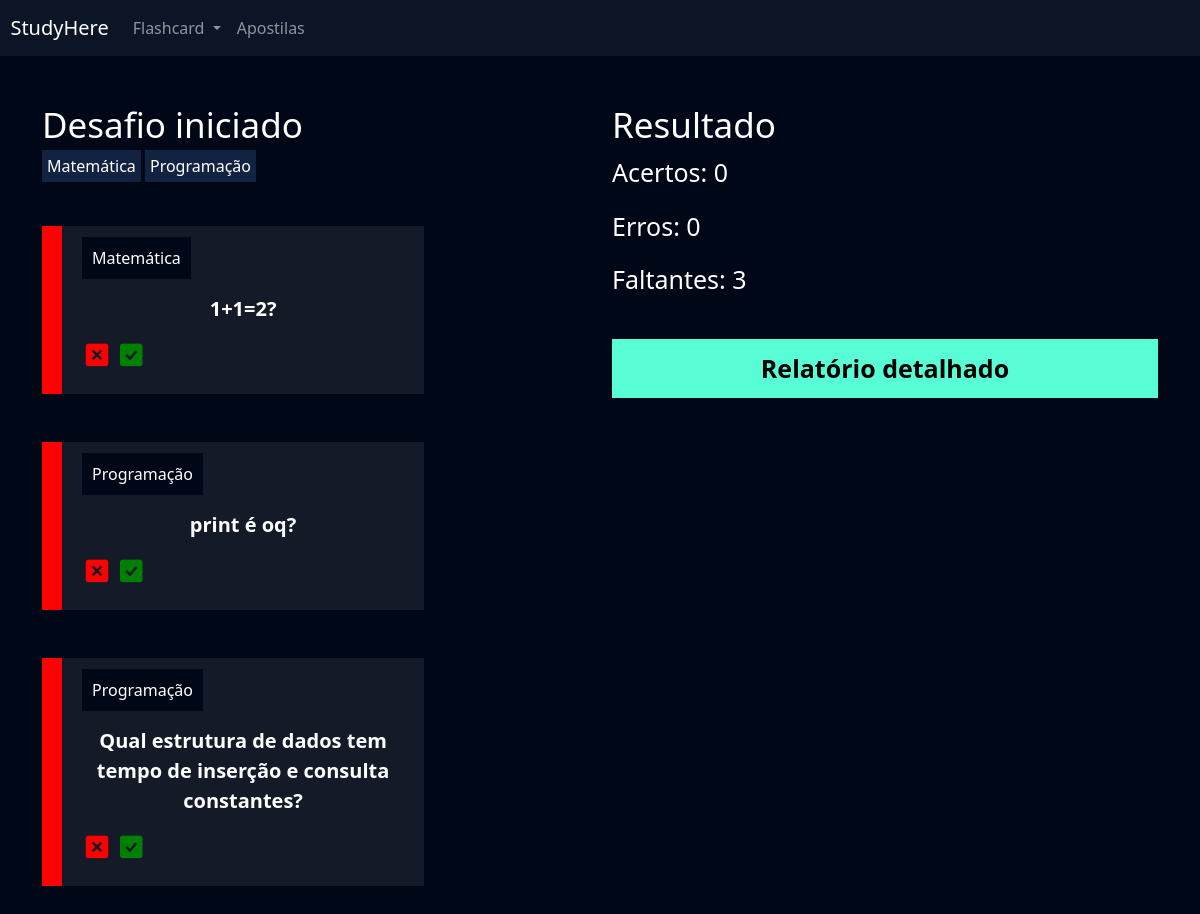
The page /flashcard/desafio/1/ (signed in) on the database as committed earlier.
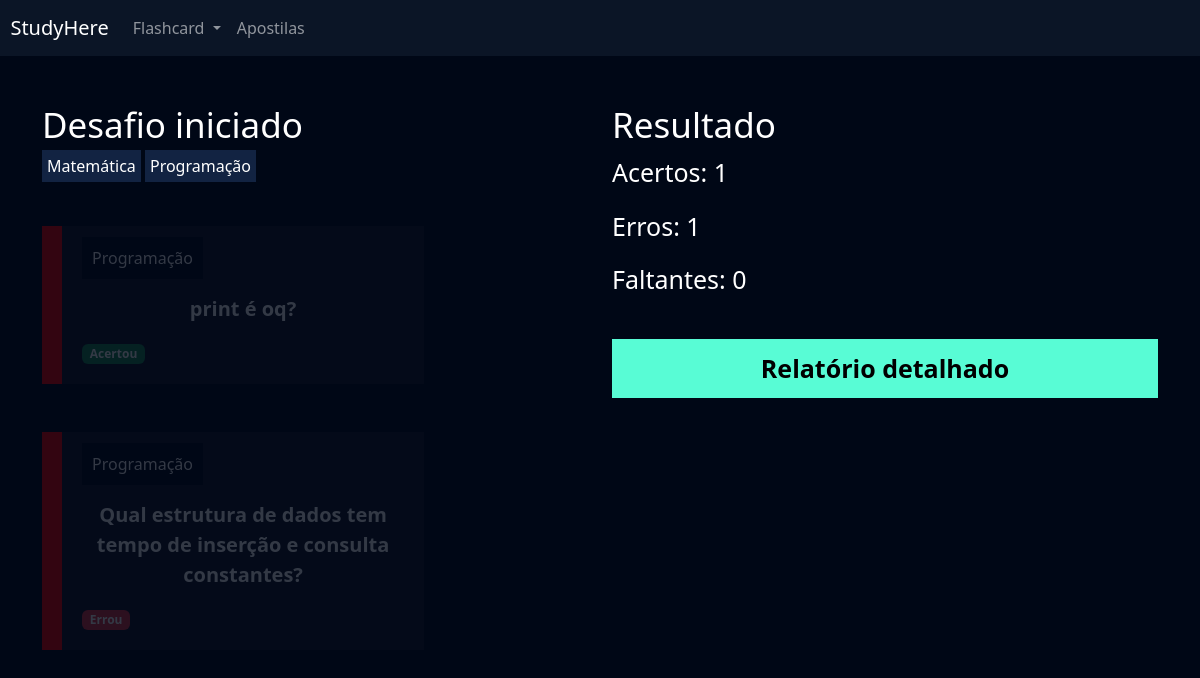
The same page on the database as committed later.
### flashcard/models.py (models this page shows, shortened)
class Categoria(models.Model):
    nome = models.CharField(max_length=20)
    def __str__(self):
        return self.nome

class FlashcardDesafio(models.Model):
    flashcard = models.ForeignKey(Flashcard, on_delete=models.DO_NOTHING)
    respondido = models.BooleanField(default=False)
    acertou = models.BooleanField(default=False)
    def __str__(self):
        return self.flashcard.pergunta

class Flashcard(models.Model):
    DIFICULDADE_CHOICES = (('D', 'Difícil'), ('M', 'Médio'), ('F', 'Fácil'))
    user = models.ForeignKey(User, on_delete=models.DO_NOTHING)
    pergunta = models.CharField(max_length=100)
    resposta = models.TextField()
    categoria = models.ForeignKey(Categoria, on_delete=models.DO_NOTHING)
    dificuldade = models.CharField(max_length=1, choices=DIFICULDADE_CHOICES)
    @property
    def css_dificuldade(self):
        if self.dificuldade == 'F':
            return "flashcard-facil"
        elif self.dificuldade == 'M':
            return "flashcard-medio"
        elif self.dificuldade == 'D':
            return "flashcard-dificil"

### flashcard/views.py (the view)
# urls.py: path('desafio/<int:id>/', views.desafio, name="desafio"),
def desafio(request, id):
    desafio = Desafio.objects.get(id=id)
    if not desafio.user == request.user:
        raise Http404()
    if request.method == "GET":
        categorias = desafio.categoria.all()
        faltantes = desafio.flashcards.filter(respondido=0).count()
        erros = desafio.flashcards.filter(acertou=0).count() - faltantes
        acertos = desafio.flashcards.filter(acertou=1).count()
        if faltantes == 0:
            desafio.status = 'R'
            desafio.save()
        return render(request, "desafio.html", {"desafio":desafio, "acertos":acertos, "erros":erros, "faltantes":faltantes, "categorias": categorias})
    return HttpResponse(id)

### flashcard/templates/desafio.html (shortened to what this page needs)
{% extends "base.html" %}
{% load static %}
{% block 'cabecalho' %}
    <link href="{% static 'usuarios/css/cadastro.css' %}" rel="stylesheet">
    <link href="{% static 'flashcard/css/novo_flashcard.css' %}" rel="stylesheet">
    <link href="{% static 'flashcard/css/iniciar_desafio.css' %}" rel="stylesheet">
    <link href="{% static 'flashcard/css/desafio.css' %}" rel="stylesheet">
    <link href='https://unpkg.com/boxicons@2.1.4/css/boxicons.min.css' rel='stylesheet'>
{% endblock 'cabecalho' %}
{% block 'conteudo' %}
    {% include "partials/header.html" %}
    <div class="container">
        <br>
        <br>
        <div class="row">
            <div class="col-md">
                <h3 class="fonte-secundaria" >Desafio iniciado</h3>
                {% for categoria in categorias %}
                    <span class="badge-categoria">{{categoria}}</span>
                {% endfor %}
                <br>
                <br>
                <br>
                {% for flash in desafio.flashcards.all %}
                    <div class="box-new-flashcard {% if flash.respondido %}op2{% endif %}">
                        <div class="flashcard {{flash.flashcard.css_dificuldade}}">
                            <div class="flashcard-categoria">
                                {{flash.flashcard.categoria}}
                            </div>
                            <br>
                            <br>
                            <div class="flashcard-box-item" onclick="flip_card({{flash.id}})">
                                <p class="flashcard-item">{{flash.flashcard.pergunta}}</p>
                            </div>
                            {% if not flash.respondido %}
                                <div class="responder">
                                    <a href="{% url 'responder_flashcard' flash.id %}?acertou=0&desafio_id={{desafio.id}}"><i class='bx bxs-x-square icone-vermelho' onclick="errou({{flash}})"></i></a>
                                    <a href="{% url 'responder_flashcard' flash.id %}?acertou=1&desafio_id={{desafio.id}}"><i class='bx bxs-check-square icone-verde' onclick="acertou({{flash}})"></i></a>
                                </div>
                            {% else %}
                                {% if flash.acertou %}
                                    <span class="badge bg-success">Acertou</span>
                                {% else %}
                                    <span class="badge bg-danger">Errou</span>
                                {% endif %}
                            {% endif %}
                        </div>
                    </div>
                    <br>
                    <br>
                {% endfor %}
            </div>
            <div class="col-md">
                <h3 class="fonte-secundaria">Resultado</h3>
                <p class="fonte-p">Acertos: {{acertos}}</p>
                <p class="fonte-p">Erros: {{erros}}</p>
                <p class="fonte-p">Faltantes: {{faltantes}}</p>
                <br>
                <a class="btn-cadastro btn-desafio" href="{% url 'relatorio' desafio.id %}">Relatório detalhado</a>
            </div>
        </div>
    </div>
{% endblock 'conteudo' %}

Rows that differ between the two databases and show on the page:
removed FlashcardDesafio: flashcard.categoria "Matemática", flashcard.pergunta "1+1=2?"
changed FlashcardDesafio "print é oq?": now shows "Acertou"
changed FlashcardDesafio "Qual estrutura de dados tem tempo de inserção e consulta constantes?": now shows "Errou"
Other text that changed with them:
{{ acertos }}: "0" → "1"
{{ erros }}: "0" → "1"
{{ faltantes }}: "3" → "0"
